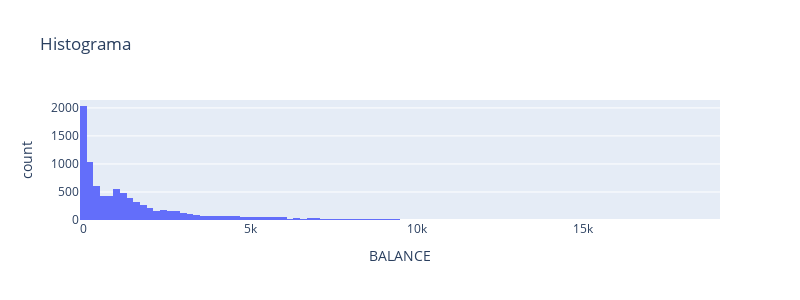
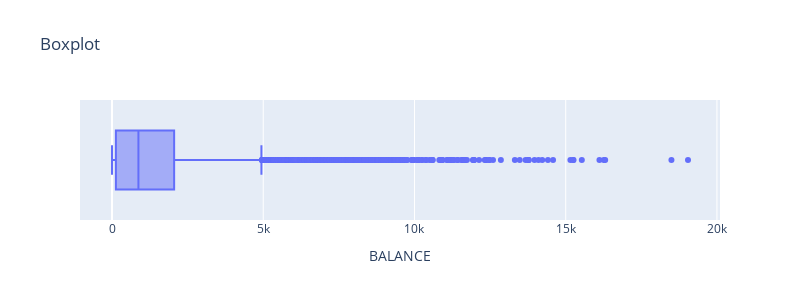

Notebook cell for these charts, in order:
### Code cell
#All the columns but the CUST_ID are numeric, so we can make a quick exploratory analysis of their distribution
numerical_columns = df.columns.tolist()
numerical_columns.remove('CUST_ID') 
@ipywidgets.interact
def plot(col = df[numerical_columns].columns):
    #Histogram
    fig = px.histogram(df,x=df[col],title="Histograma")
    fig.update_layout(autosize=False,width=800,height=300).show()
    
    #Boxplot
    fig = px.box(df,x=df[col],title="Boxplot")
    fig.update_layout(autosize=False,width=800,height=300).show()

### Figure 1 — Plotly figure (JSON) as saved in the notebook; plotly's stock layout.template omitted (floating-point values rounded to 4 significant figures; data arrays with more than 128 entries replaced by an {"elided": "..."} marker saying what was removed)
{"data": [{"alignmentgroup": "True", "bingroup": "x", "hovertemplate": "BALANCE=%{x}<br>count=%{y}<extra></extra>", "legendgroup": "", "marker": {"color": "#636efa"}, "name": "", "offsetgroup": "", "orientation": "v", "showlegend": false, "type": "histogram", "x": {"elided": "8950 float values"}, "xaxis": "x", "yaxis": "y"}], "layout": {"autosize": false, "barmode": "relative", "height": 300, "legend": {"tracegroupgap": 0}, "title": {"text": "Histograma"}, "width": 800, "xaxis": {"anchor": "y", "domain": [0, 1], "title": {"text": "BALANCE"}}, "yaxis": {"anchor": "x", "domain": [0, 1], "title": {"text": "count"}}}}

### Figure 2 — Plotly figure (JSON) as saved in the notebook; plotly's stock layout.template omitted (floating-point values rounded to 4 significant figures; data arrays with more than 128 entries replaced by an {"elided": "..."} marker saying what was removed)
{"data": [{"alignmentgroup": "True", "hovertemplate": "BALANCE=%{x}<extra></extra>", "legendgroup": "", "marker": {"color": "#636efa"}, "name": "", "notched": false, "offsetgroup": "", "orientation": "h", "showlegend": false, "type": "box", "x": {"elided": "8950 float values"}, "x0": " ", "xaxis": "x", "y0": " ", "yaxis": "y"}], "layout": {"autosize": false, "boxmode": "group", "height": 300, "legend": {"tracegroupgap": 0}, "title": {"text": "Boxplot"}, "width": 800, "xaxis": {"anchor": "y", "domain": [0, 1], "title": {"text": "BALANCE"}}, "yaxis": {"anchor": "x", "domain": [0, 1]}}}
